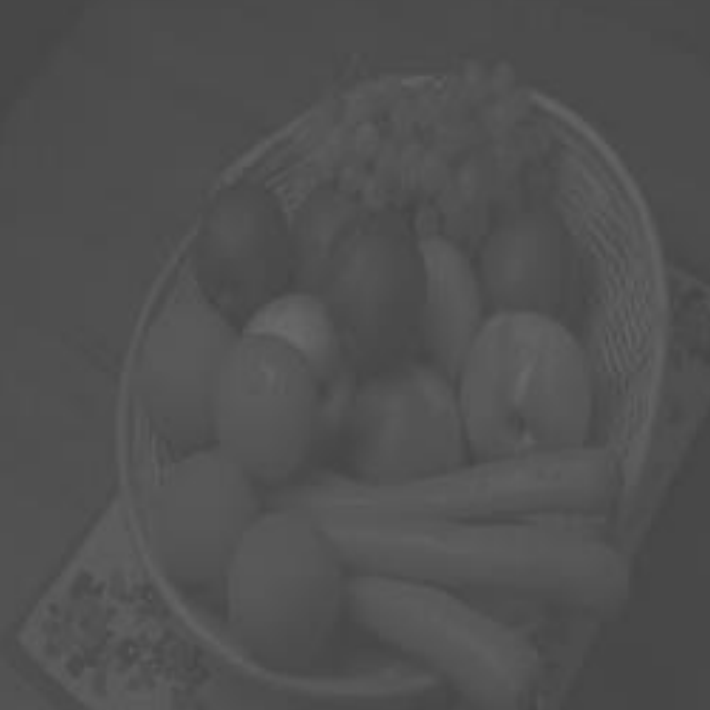
#> input picture low_C.PNG, 710 x 710 px, found by its file name
$ python histogram.py
#> lines starting #> are read from the running program, lines starting #| are printed output that depends on the picture
import cv2
import numpy as np
from matplotlib import pyplot as plt

image =cv2.imread('low_C.png',0)
#> image is the input picture: shape (710, 710); min 68, max 105, mean 80.8

plt.hist(image.ravel(),256,[0,256])
plt.show()
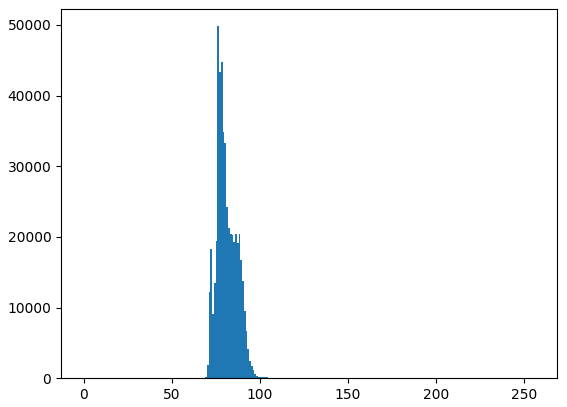
#> figure drawn by matplotlib, 1 panel; tallest bar 49809 high, from x = 76 to 77
cv2.waitKey()
cv2.destroyAllWindows
